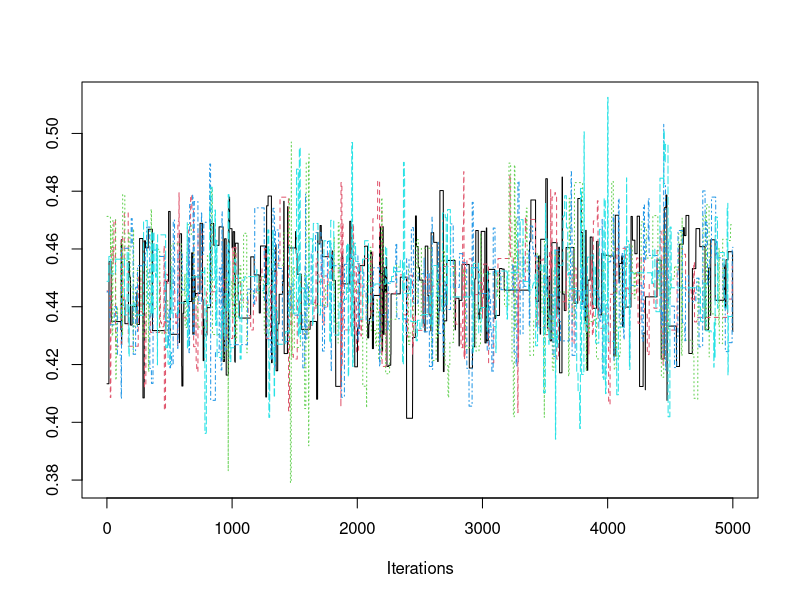
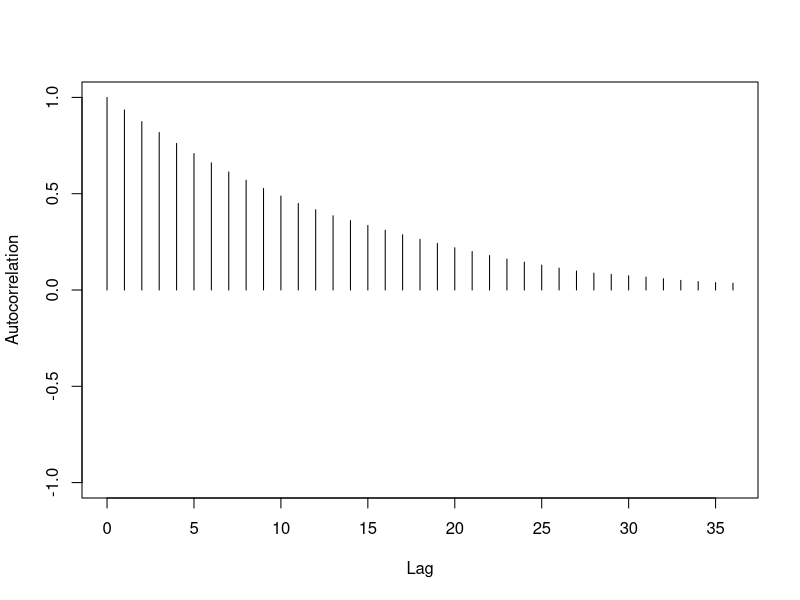
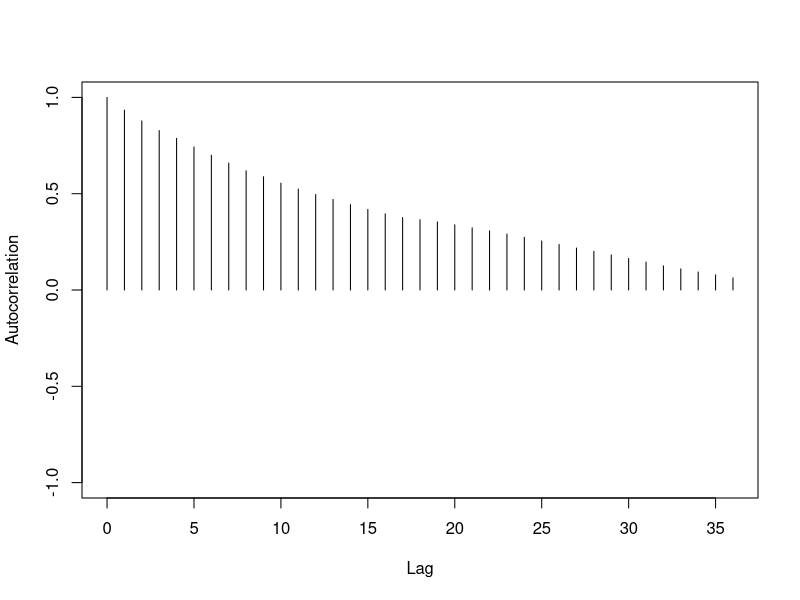
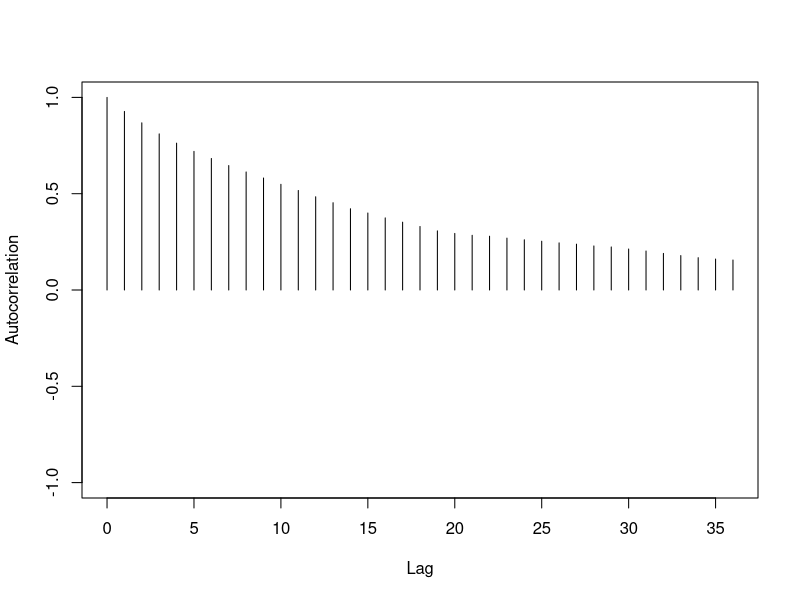
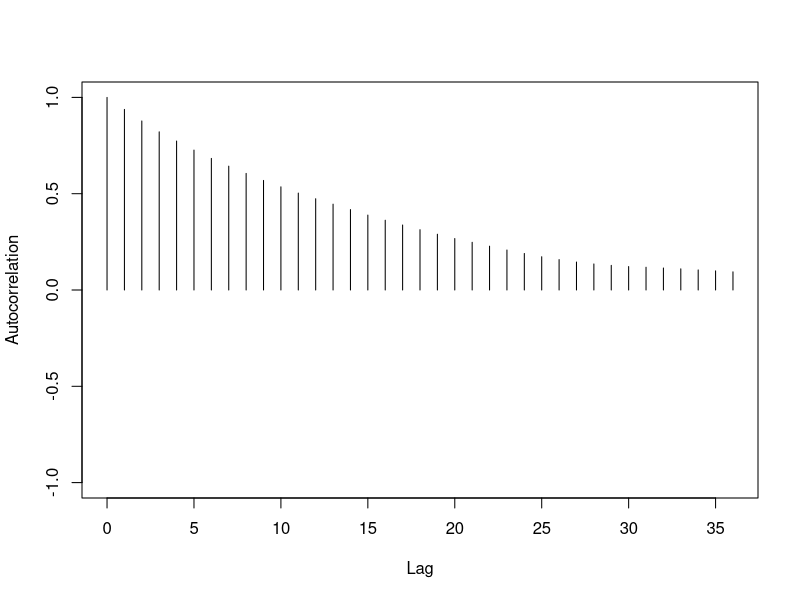
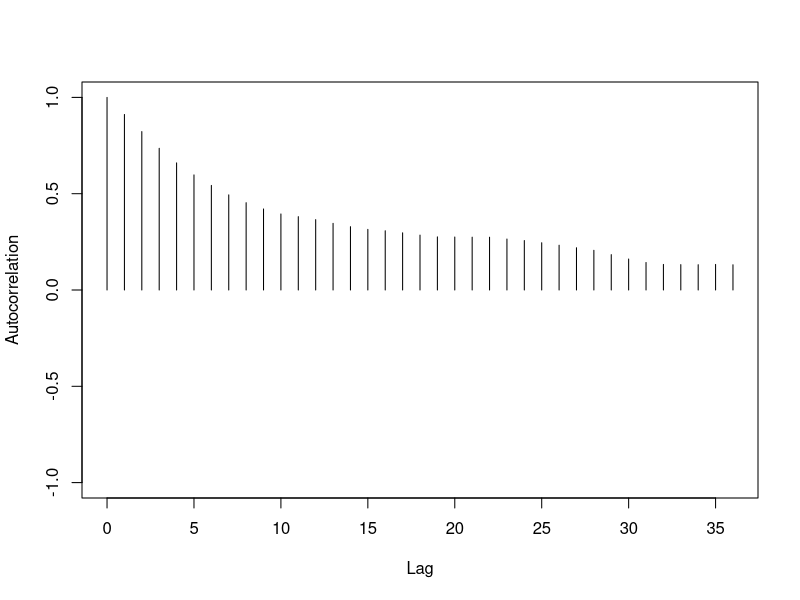
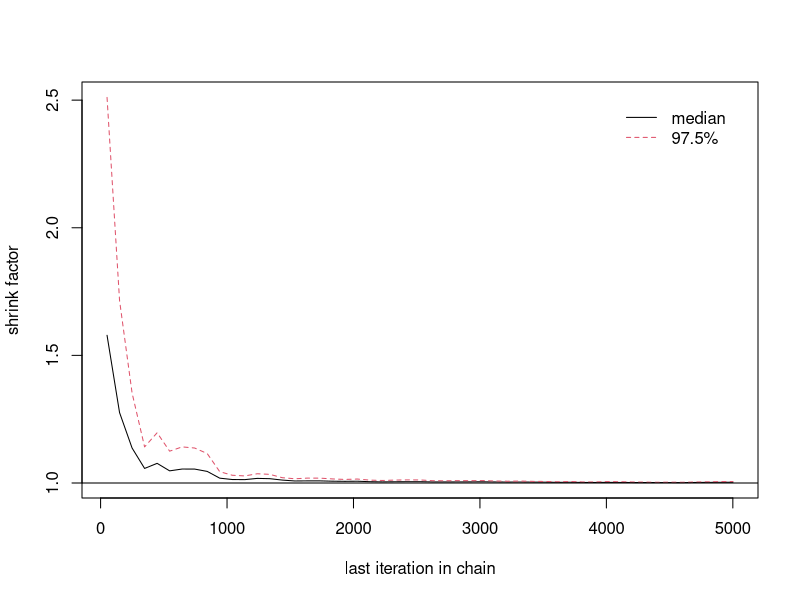
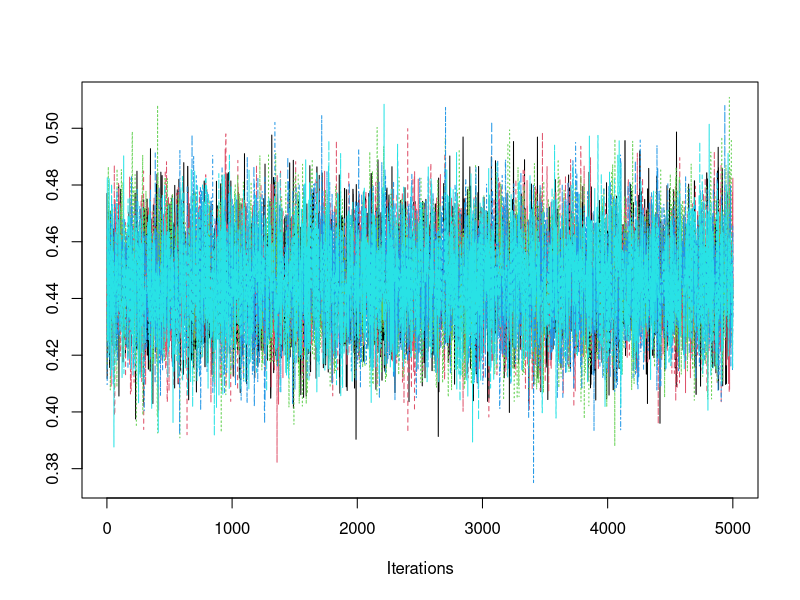

Write R code to recreate these figures, in order.
library(coda)

### Placenta previa example

# Construct Metropolis-Hastings algorithm with an independence
# sampler to to estimate the posterior of the proportion of female
# births among placenta previa patients

# Data distribution: y | theta ~ Binomial(n, theta)
# Prior: theta ~ U(0, 1)
# n = 980, observed y = 437

# Proposal distribution: theta_star ~ Beta(alpha, beta)

mh = function(B, start, jump_parm) {
  alpha = jump_parm[1]
  beta = jump_parm[2]

  theta = numeric(B + 1)
  theta[1] = start

  for (i in 2:length(theta)) {
		theta_star = rbeta(1, alpha, beta)
		num_logr = dbinom(437, size = 980, prob = theta_star, log = TRUE) +
               dbeta(theta_star, 1, 1, log = TRUE) -
               dbeta(theta_star, alpha, beta, log = TRUE)
		den_logr = dbinom(437, size = 980, prob = theta[i - 1], log = TRUE) +
               dbeta(theta[i - 1], 1, 1, log = TRUE) -
               dbeta(theta[i - 1], alpha, beta, log = TRUE)
		logr = num_logr - den_logr

		if (log(runif(1)) <= min(logr, 0)) {
			theta[i] = theta_star
		} else {
			theta[i] = theta[i - 1]
		}
	}
	return(theta)
}

set.seed(77)
# length of chain
B = 10000
# values to keep
keep = (B/2 + 1):(B + 1)
# jump parameters.  Compare for c(1, 1), c(2, 2), c(3, 3)
jpar = c(1, 1)
chain1 = mh(B, start = 0.01, jump_parm = jpar)
chain2 = mh(B, start = 0.25, jump_parm = jpar)
chain3 = mh(B, start = 0.5, jump_parm = jpar)
chain4 = mh(B, start = 0.75, jump_parm = jpar)
# chain5 = mh(B, start = 0.99, jump_parm = jpar) # bad starting value
chain5 = mh(B, start = 0.9, jump_parm = jpar)

# combine chains into mcmc list.  Discard half as warmup
mc = mcmc.list(mcmc(chain1[keep]),
                mcmc(chain2[keep]),
                mcmc(chain3[keep]),
                mcmc(chain4[keep]),
                mcmc(chain5[keep]))

# trace plot for the 5 chains
traceplot(mc)

# acf cplot
autocorr.plot(mc)

# effective sample size
effectiveSize(mc)

# Calculate scale reduction factor
gelman.diag(mc, autoburnin = FALSE)

# Plot Gelman statistic
gelman.plot(mc, autoburnin = FALSE)

# Heidelberg & Welch
# If the halfwidth test fails, extend the chain(s)
heidel.diag(mc)

# Raftery-Lewis
# Want to the dependence factor less than 5.  If not the case,
# we'll need more samples
raftery.diag(mc)

# Geweke
# z scores for a test of equality (should be between -2 and 2)
# if converged
geweke.diag(mc)

### An example of thinning (keep every 10th observation)
# length of chain
B = 10000*10
# values to keep
keep = seq(B/2 + 1, B + 1, by = 10)
# jump parameters.  Compare for c(1, 1), c(2, 2), c(3, 3)
jpar = c(3, 3)
chain1 = mh(B, start = 0.01, jump_parm = jpar)
chain2 = mh(B, start = 0.25, jump_parm = jpar)
chain3 = mh(B, start = 0.5, jump_parm = jpar)
chain4 = mh(B, start = 0.75, jump_parm = jpar)
chain5 = mh(B, start = 0.95, jump_parm = jpar)

# combine chains into mcmc list.  Discard half as warmup.  Keep every
# 10th observation
mc = mcmc.list(mcmc(chain1[keep]),
                mcmc(chain2[keep]),
                mcmc(chain3[keep]),
                mcmc(chain4[keep]),
                mcmc(chain5[keep]))

# trace plot for the 5 chains
traceplot(mc)

# acf cplot
autocorr.plot(mc)

# effective sample size
effectiveSize(mc)

# Calculate scale reduction factor
gelman.diag(mc, autoburnin = FALSE)

# Plot Gelman statistic
gelman.plot(mc, autoburnin = FALSE)

# Heidelberg & Welch
# If the halfwidth test fails, extend the chain(s)
heidel.diag(mc)

# Raftery-Lewis
# Want to the dependence factor less than 5.  If not the case,
# we'll need more samples
raftery.diag(mc)

# Geweke
# z scores for a test of equality (should be between -2 and 2)
# if converged
geweke.diag(mc)
